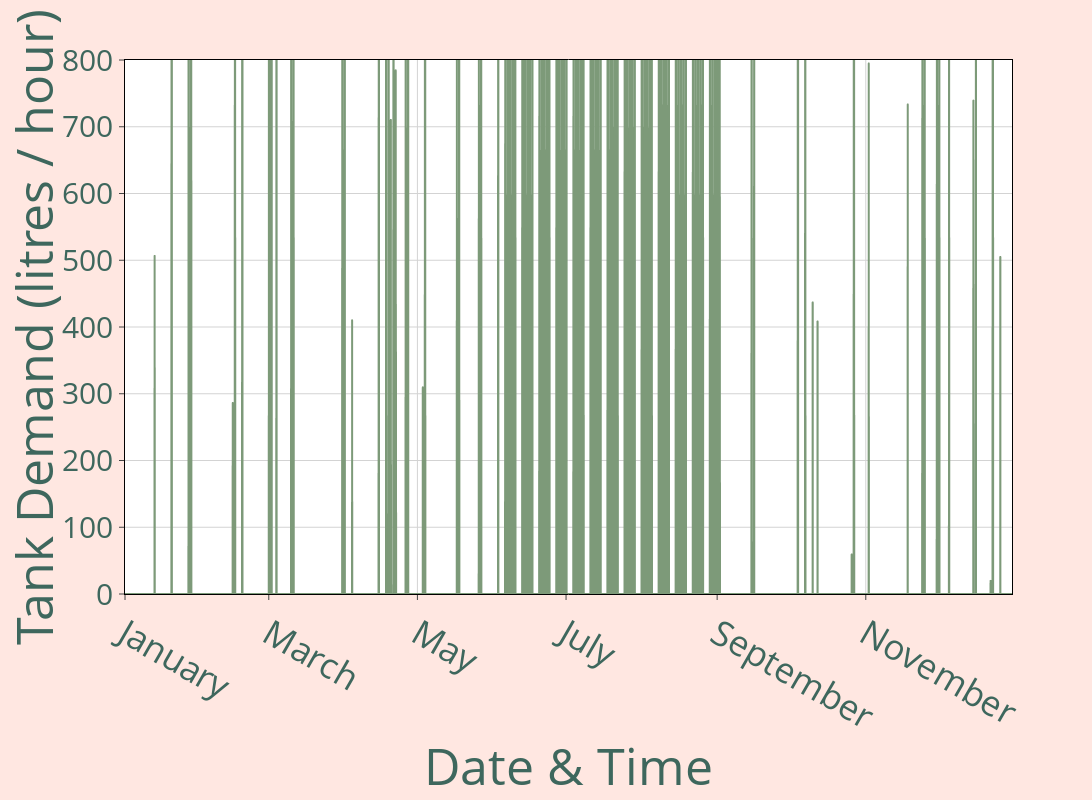

Notebook code cell kept with this figure:
### Code cell
df2 = model["Tank Potable Demand"]
df2 = df2.loc[(df2.index >= start_date) & (df2.index <= end_date)]
fig2 = px.line(
    df2,
    title="",
    labels={
        "value": "Tank Demand (litres / hour)",
        "Date": "Date & Time"
    },
    width=2500,
    height=800
)

# Update trace to change the line colour to #7D9A79
fig2.update_traces(line=dict(color="#7D9A79"))

# Update layout for background, font and title text colour/size
fig2.update_layout(
    showlegend=False,
    plot_bgcolor="#FFFFFF",   # Set plot background colour
    paper_bgcolor="#FFE7E1",  # Set margin (paper) background colour
    font=dict(color="#3E675D", size=42),       # Set default text colour and increase text size
    title_font=dict(color="#3E675D", size=20)    # Set title text colour and size
)

# Update x-axis styling and text properties
fig2.update_xaxes(
    mirror=True,
    ticks="outside",
    showline=True,
    linecolor="black",
    gridcolor="lightgrey",
    tickformat="%B",
    tickfont=dict(color="#3E675D", size=35)
)

# Update y-axis styling and text properties
fig2.update_yaxes(
    mirror=True,
    ticks="outside",
    showline=True,
    linecolor="black",
    gridcolor="lightgrey",
    range=[0, 800],
    tickfont=dict(color="#3E675D", size=30)
)

fig2.show()

### Figure 1 — Plotly figure (JSON) as saved in the notebook; plotly's stock layout.template omitted (floating-point values rounded to 4 significant figures; data arrays with more than 128 entries replaced by an {"elided": "..."} marker saying what was removed)
{"data": [{"hovertemplate": "variable=Tank Potable Demand<br>Date & Time=%{x}<br>Tank Demand (litres / hour)=%{y}<extra></extra>", "legendgroup": "Tank Potable Demand", "line": {"color": "#7D9A79", "dash": "solid"}, "marker": {"symbol": "circle"}, "mode": "lines", "name": "Tank Potable Demand", "showlegend": true, "type": "scattergl", "x": {"elided": "8737 str values"}, "xaxis": "x", "y": {"elided": "8737 float values"}, "yaxis": "y"}], "layout": {"font": {"color": "#3E675D", "size": 42}, "height": 800, "legend": {"title": {"text": "variable"}, "tracegroupgap": 0}, "margin": {"t": 60}, "paper_bgcolor": "#FFE7E1", "plot_bgcolor": "#FFFFFF", "showlegend": false, "title": {"font": {"color": "#3E675D", "size": 20}}, "width": 2500, "xaxis": {"anchor": "y", "domain": [0, 1], "gridcolor": "lightgrey", "linecolor": "black", "mirror": true, "showline": true, "tickfont": {"color": "#3E675D", "size": 35}, "tickformat": "%B", "ticks": "outside", "title": {"text": "Date & Time"}}, "yaxis": {"anchor": "x", "domain": [0, 1], "gridcolor": "lightgrey", "linecolor": "black", "mirror": true, "range": [0, 800], "showline": true, "tickfont": {"color": "#3E675D", "size": 30}, "ticks": "outside", "title": {"text": "Tank Demand (litres / hour)"}}}}
